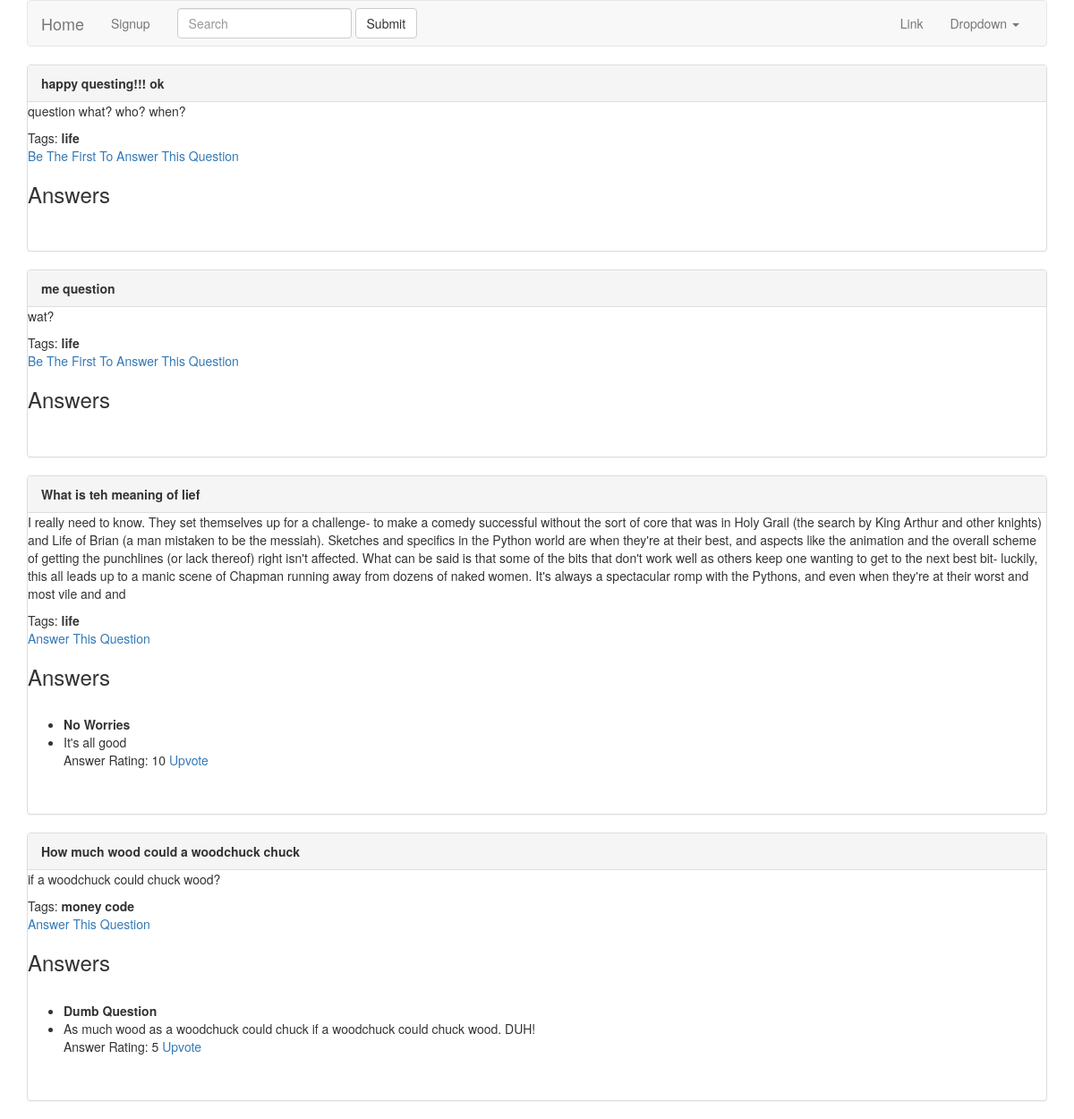
The app's page /, older data.
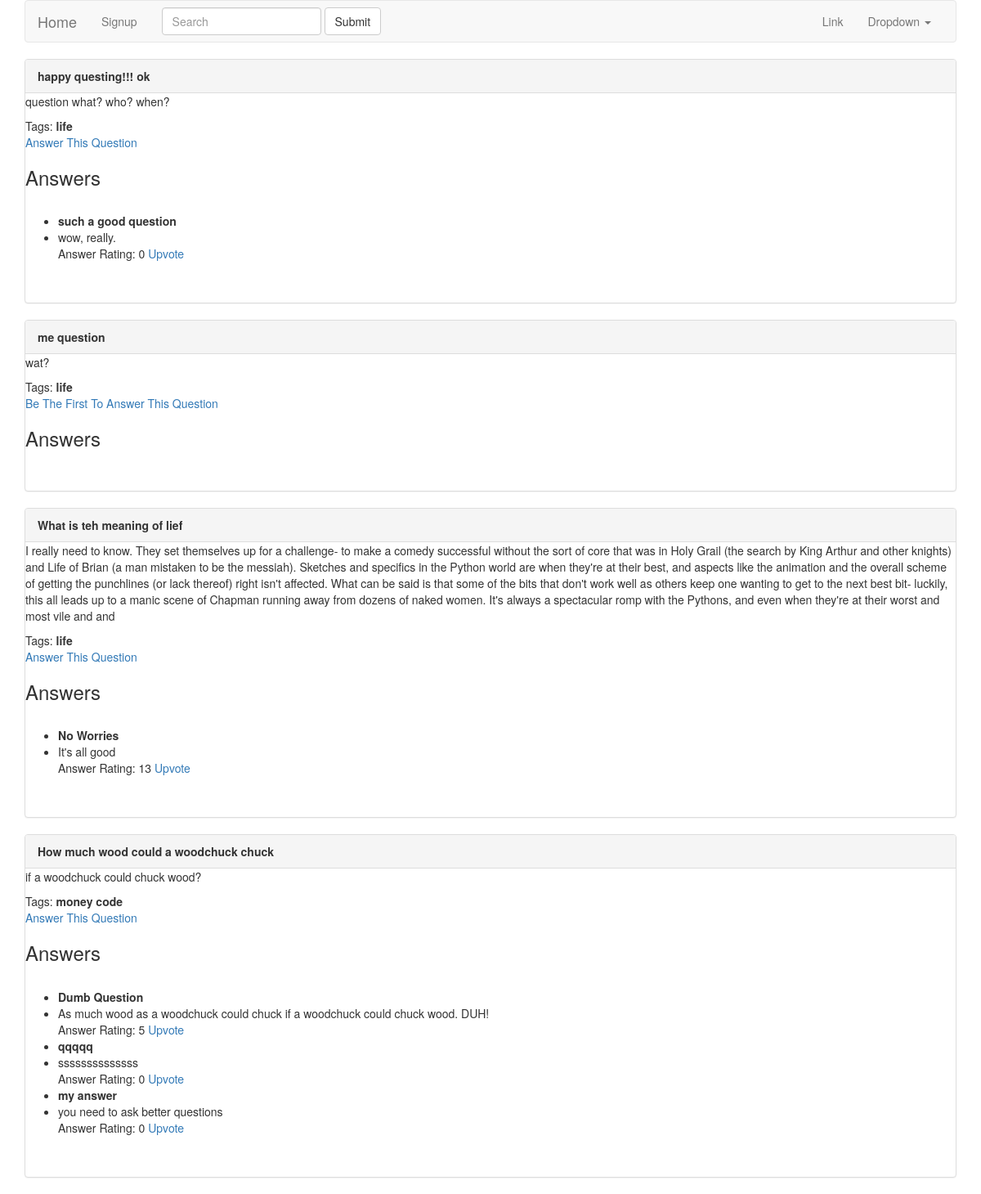
The same page, newer data.
### duckapp/models.py (models this page shows, shortened)
class Question(models.Model):
    asker = models.ForeignKey('auth.User')
    title = models.CharField(max_length=255)
    question_text = models.TextField()
    tags = models.ManyToManyField(Tag, blank=True)
    timestamp = models.DateTimeField(auto_now_add=True)
    class Meta:
        ordering = ["-timestamp"]

class Tag(models.Model):
    name = models.CharField(max_length=50)
    def __str__(self):
        return "{}".format(self.name)

class Answer(models.Model):
    answerer = models.ForeignKey('auth.User')
    question = models.ForeignKey(Question)
    answer_text = models.TextField()
    score = models.IntegerField(default=0)
    title = models.CharField(max_length=255)
    timestamp = models.DateTimeField(auto_now_add=True)

### duckapp/views.py (the view)
# urls.py: url(r'^$', IndexView.as_view(), name='index'),
class IndexView(ListView):
    template_name = 'index.html'
    model = Question

### duckapp/templates/index.html
{% extends 'base.html' %}
{% block content %}
<div class="container">
    {% for question in object_list %}
        <div class="panel panel-default">
            <div class="panel-heading"><b>{{ question.title }}</b></div>
            <p>{{ question.question_text}}</p>
            Tags:
            {% for tag in question.tags.all %}
                <b>{{ tag }}</b>
            {% endfor %}
            <br>
        {% if not question.answer_set.all %}
            <a href="{% url 'answer_create' question.pk %}">Be The First To Answer This Question</a>
        {% else %}
            <a href="{% url 'answer_create' question.pk %}">Answer This Question</a>
        {% endif %}
        <br>
        <h3>Answers</h3>
        <ul>
        {% for answer in question.answer_set.all %}
            <br>
                <li><b>{{ answer.title }}</b></li>
            <li>{{ answer.answer_text }}</li>
            Answer Rating: {{ answer.score }}
            <a href="{% url 'upvote' answer.pk %}">Upvote</a>
        {% endfor %}
        </ul>
        <br><br>
        </div>
    {% endfor %}
</div>
{% endblock %}

Row changes from the older to the newer data that the page shows:
computed for Question "happy questing!!! ok": text "Be The First To Answer This Question" → "Answer This Question"
added Answer: title "such a good question", answer_text "wow, really.", score "0", shown under Question "happy questing!!! ok"
changed Answer "No Worries": score "10" → "13"
added Answer: title "qqqqq", answer_text "ssssssssssssss", score "0", shown under Question "How much wood could a woodchuck chuck"
added Answer: title "my answer", answer_text "you need to ask better questions", score "0", shown under Question "How much wood could a woodchuck chuck"
